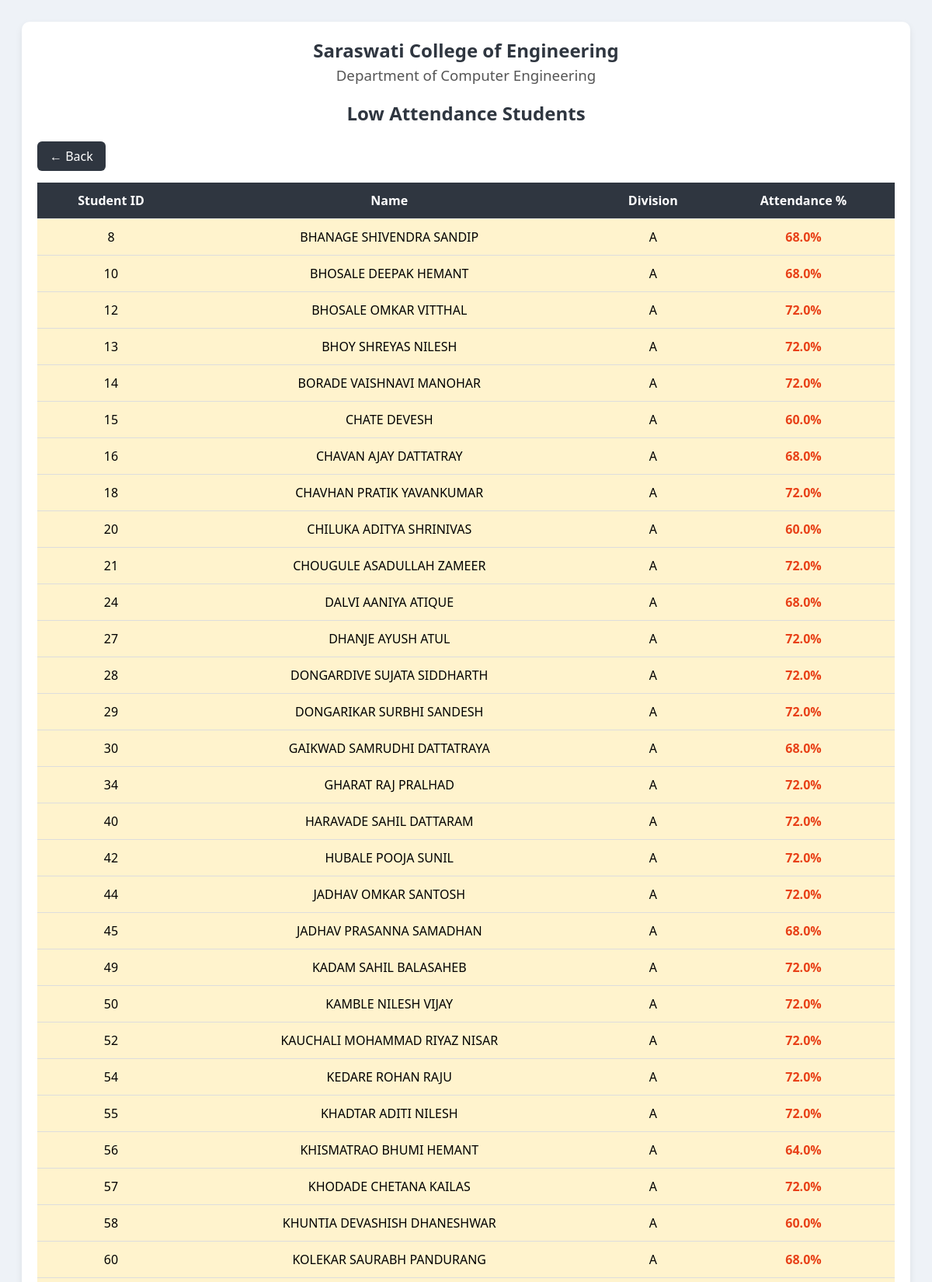
Page /low_attendance (upper part) on the committed database.
### models.py (models this page shows)
class Student(db.Model):
    student_id = db.Column(db.String(20), primary_key=True)
    name = db.Column(db.String(100))
    division = db.Column(db.String(5))
    class_name = db.Column(db.String(20))
    email = db.Column(db.String(100))
    password = db.Column(db.String(50))

### app.py (the view)
@app.route("/low_attendance")
def low_attendance():
    students = Student.query.all()
    low_students = []
    for student in students:
        total = Attendance.query.filter_by(
            student_id=student.student_id
        ).count()
        present = Attendance.query.filter_by(
            student_id=student.student_id,
            status="Present"
        ).count()
        if total > 0:
            percent = (present / total) * 100
            if percent < 75:
                low_students.append({
                    "id": student.student_id,
                    "name": student.name,
                    "division": student.division,
                    "percent": round(percent,2)
         })
    return render_template(
        "low_attendance.html",
        students=low_students
    )

### templates/low_attendance.html (shortened to what this page needs)
<!DOCTYPE html>
<html>
<head>
</head>
<body>
<div class="container">
<div class="header">
<h2>Saraswati College of Engineering</h2>
<h3>Department of Computer Engineering</h3>
</div>
<h2>Low Attendance Students</h2>
<a href="/admin" class="back-btn">← Back</a>
<table>
<tr>
<th>Student ID</th>
<th>Name</th>
<th>Division</th>
<th>Attendance %</th>
</tr>
{% for s in students %}
<tr class="warning">
<td>{{s.id}}</td>
<td>{{s.name}}</td>
<td>{{s.division}}</td>
<td class="low">{{s.percent}}%</td>
</tr>
{% endfor %}
</table>
</div>
</body>
</html>

### templates/low_attendance.html (style rules this page uses)
body { font-family:'Segoe UI', Arial; background:#eef2f7; padding:20px; }
.container { background:white; padding:20px; border-radius:10px; box-shadow:0 4px 10px rgba(0,0,0,0.08); }
h2 { text-align:center; color:#2f3640; margin-bottom:20px; }
.back-btn { display:inline-block; margin-bottom:15px; padding:8px 16px; background:#2f3640; color:white; text-decoration:none; border-radius:6px; }
table { width:100%; border-collapse:collapse; }
th,td { padding:12px; text-align:center; border-bottom:1px solid #ddd; }
th { background:#2f3640; color:white; }
.low { color:#e84118; font-weight:bold; }
.warning { background:#fff3cd; }
.header { text-align:center; margin-bottom:10px; }
.header h2 { margin:0; color:#2f3640; }
.header h3 { margin:3px 0 15px; color:#555; font-weight:500; }

### rows in the picture
Student: id "8", name "BHANAGE SHIVENDRA SANDIP", division "A", percent "68.0"
Student: id "10", name "BHOSALE DEEPAK HEMANT", division "A", percent "68.0"
Student: id "12", name "BHOSALE OMKAR VITTHAL", division "A", percent "72.0"
Student: id "13", name "BHOY SHREYAS NILESH", division "A", percent "72.0"
Student: id "14", name "BORADE VAISHNAVI MANOHAR", division "A", percent "72.0"
Student: id "15", name "CHATE DEVESH", division "A", percent "60.0"
Student: id "16", name "CHAVAN AJAY DATTATRAY", division "A", percent "68.0"
Student: id "18", name "CHAVHAN PRATIK YAVANKUMAR", division "A", percent "72.0"
Student: id "20", name "CHILUKA ADITYA SHRINIVAS", division "A", percent "60.0"
Student: id "21", name "CHOUGULE ASADULLAH ZAMEER", division "A", percent "72.0"
Student: id "24", name "DALVI AANIYA ATIQUE", division "A", percent "68.0"
Student: id "27", name "DHANJE AYUSH ATUL", division "A", percent "72.0"
Student: id "28", name "DONGARDIVE SUJATA SIDDHARTH", division "A", percent "72.0"
Student: id "29", name "DONGARIKAR SURBHI SANDESH", division "A", percent "72.0"
Student: id "30", name "GAIKWAD SAMRUDHI DATTATRAYA", division "A", percent "68.0"
Student: id "34", name "GHARAT RAJ PRALHAD", division "A", percent "72.0"
Student: id "40", name "HARAVADE SAHIL DATTARAM", division "A", percent "72.0"
Student: id "42", name "HUBALE POOJA SUNIL", division "A", percent "72.0"
Student: id "44", name "JADHAV OMKAR SANTOSH", division "A", percent "72.0"
Student: id "45", name "JADHAV PRASANNA SAMADHAN", division "A", percent "68.0"
Student: id "49", name "KADAM SAHIL BALASAHEB", division "A", percent "72.0"
Student: id "50", name "KAMBLE NILESH VIJAY", division "A", percent "72.0"
Student: id "52", name "KAUCHALI MOHAMMAD RIYAZ NISAR", division "A", percent "72.0"
Student: id "54", name "KEDARE ROHAN RAJU", division "A", percent "72.0"
Student: id "55", name "KHADTAR ADITI NILESH", division "A", percent "72.0"
Student: id "56", name "KHISMATRAO BHUMI HEMANT", division "A", percent "64.0"
Student: id "57", name "KHODADE CHETANA KAILAS", division "A", percent "72.0"
Student: id "58", name "KHUNTIA DEVASHISH DHANESHWAR", division "A", percent "60.0"
Student: id "60", name "KOLEKAR SAURABH PANDURANG", division "A", percent "68.0"
